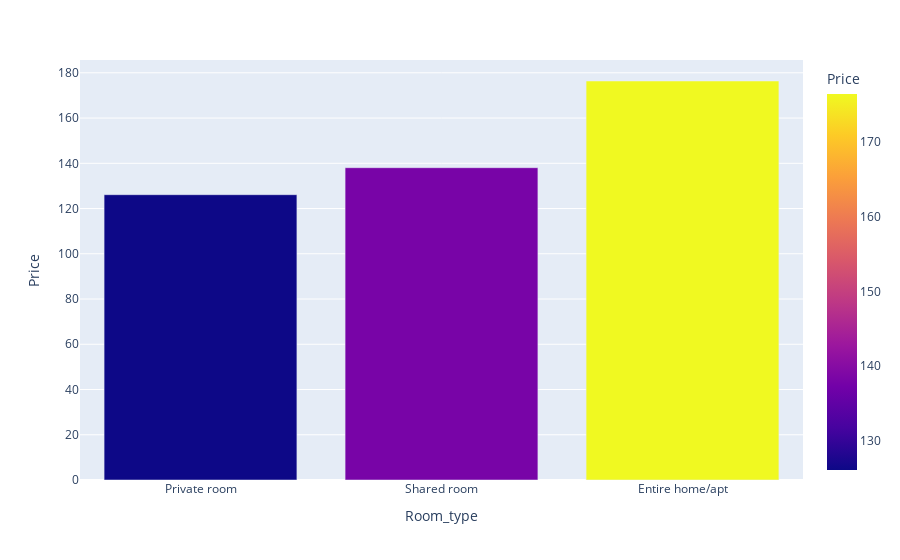

The code cell stored with this chart in its notebook:
### Markdown cell above
Average Prices for each room type

### Code cell
# Average Prices for each room type
df2 = df_new.groupby('Room_type',as_index=False)['Price'].mean().sort_values(by='Price')
fig = px.bar(data_frame=df2,x='Room_type',y='Price',color='Price')
fig.show()

### Figure 1 — Plotly figure (JSON) as saved in the notebook; plotly's stock layout.template omitted (floating-point values rounded to 4 significant figures)
{"data": [{"alignmentgroup": "True", "hovertemplate": "Room_type=%{x}<br>Price=%{marker.color}<extra></extra>", "legendgroup": "", "marker": {"color": [126.1, 138.1, 176.4], "coloraxis": "coloraxis", "pattern": {"shape": ""}}, "name": "", "offsetgroup": "", "orientation": "v", "showlegend": false, "textposition": "auto", "type": "bar", "x": ["Private room", "Shared room", "Entire home/apt"], "xaxis": "x", "y": [126.1, 138.1, 176.4], "yaxis": "y"}], "layout": {"barmode": "relative", "coloraxis": {"colorbar": {"title": {"text": "Price"}}, "colorscale": [[0, "#0d0887"], [0.1111, "#46039f"], [0.2222, "#7201a8"], [0.3333, "#9c179e"], [0.4444, "#bd3786"], [0.5556, "#d8576b"], [0.6667, "#ed7953"], [0.7778, "#fb9f3a"], [0.8889, "#fdca26"], [1, "#f0f921"]]}, "legend": {"tracegroupgap": 0}, "margin": {"t": 60}, "xaxis": {"anchor": "y", "domain": [0, 1], "title": {"text": "Room_type"}}, "yaxis": {"anchor": "x", "domain": [0, 1], "title": {"text": "Price"}}}}
